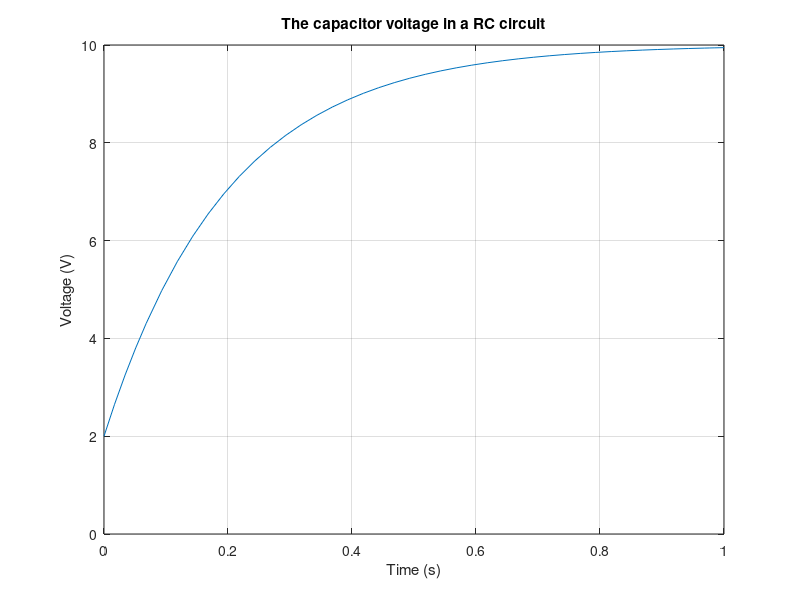

This chart was generated by the following MATLAB code:
%Tony Ortiz Rangel
%RC Circuit Application
%define some constants
RC = 0.2;
vi = 2;
va = 10;
%Use ode 45 to solve the differential equation
%Solve for voltage after 0.25s
[t,V] = ode45(@(t,V) (va-V)/RC,[0 0.25],vi);
n = length(V);
fprintf("The voltage after 0.25s is %.2f V\n",V(n));
%Solve for voltage after 0.50s
[t,V] = ode45(@(t,V) (va-V)/RC,[0 0.5],vi);
n = length(V);
fprintf("The voltage after 0.50s is %.2f V\n",V(n));
%Solve for voltage after 1.0s
[t,V] = ode45(@(t,V) (va-V)/RC,[0 1.0],vi);
n = length(V);
fprintf("The voltage after 1.0s is %.2f V\n",V(n));
%logical compartison
near8v = V>7.9 & V<8.1;
time8v = t(near8v);
fprintf("It will take %f seconds for the voltage to reach 8V.\n",time8v);
plot(t,V)
ylim([0 10])
grid on
title("The capacitor voltage in a RC circuit")
xlabel("Time (s)")
ylabel("Voltage (V)")
